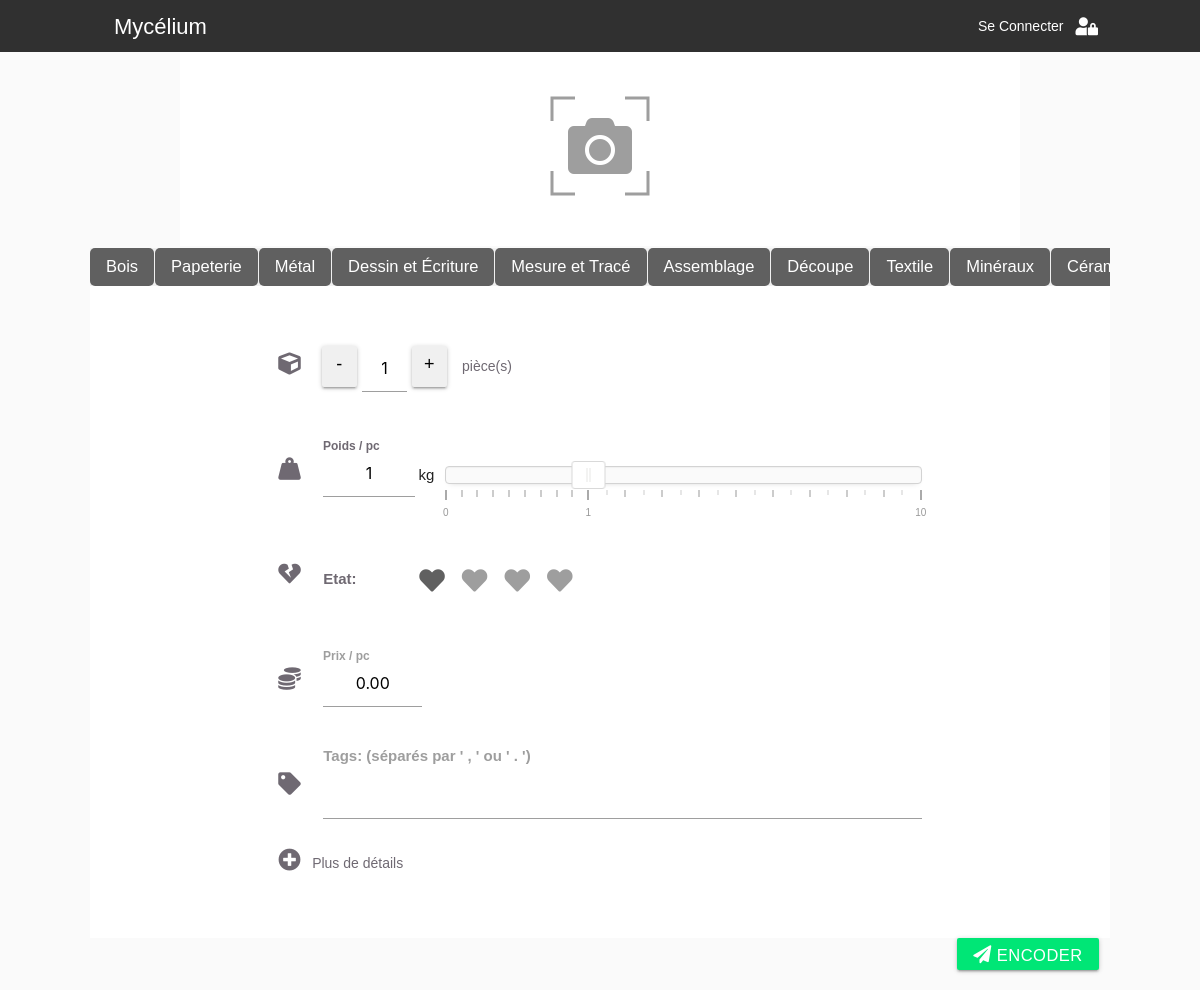
Before: /add_form.php with the older database file.
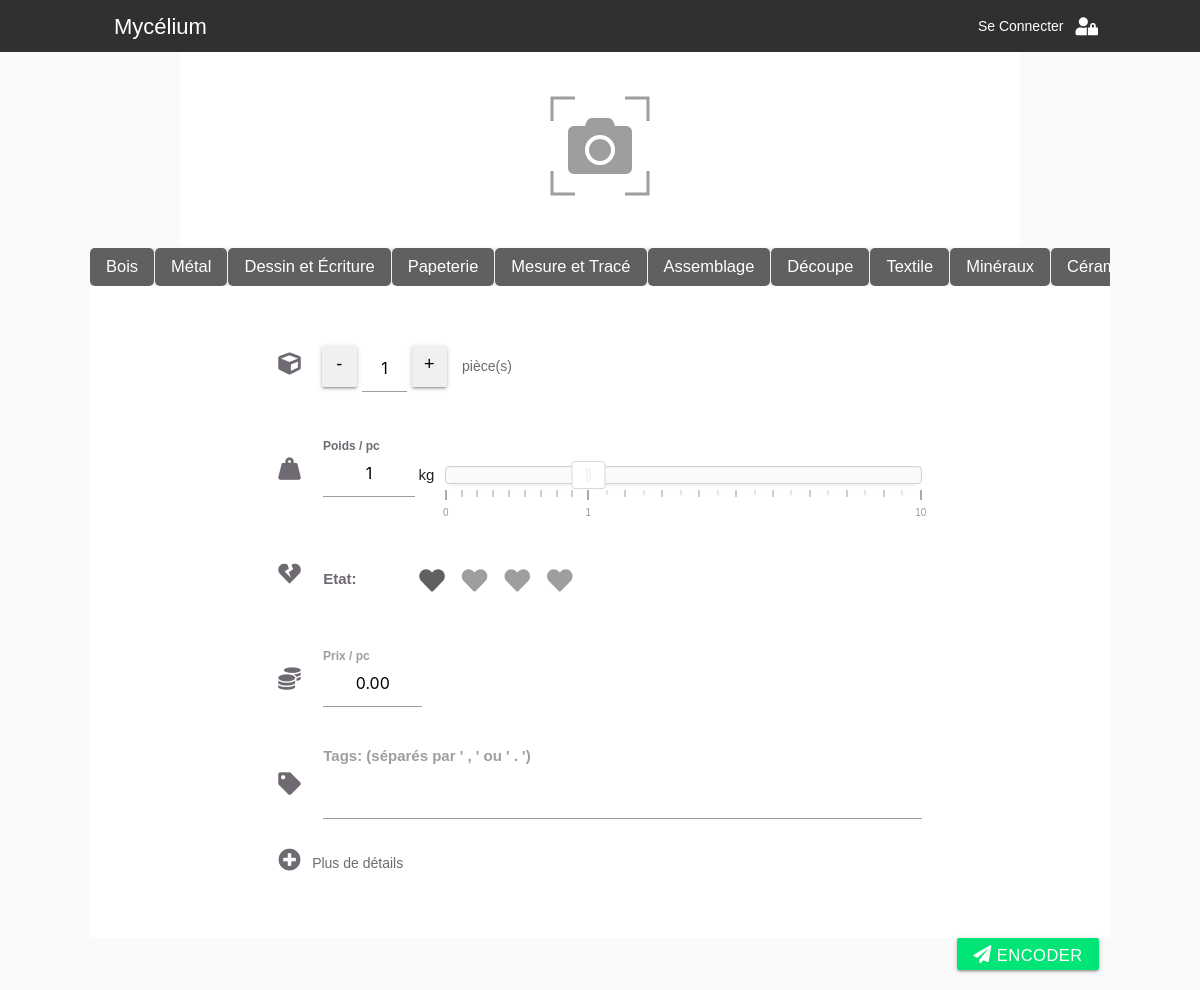
After: the same page with the newer database file.
### tables this page shows
CREATE TABLE `_global_categories` (
  `ID` int(11) NOT NULL,
  `nom` varchar(255) NOT NULL,
  `score` int(11) NOT NULL
);

### add_form.php (the view, shortened to what the changed rows need)
<!DOCTYPE html>
<html PUBLIC "-//W3C//DTD XHTML 1.0 Strict//EN" "http://www.w3.org/TR/xhtml1/DTD/xhtml1-strict.dtd">
<html xmlns="http://www.w3.org/1999/xhtml" xml:lang="fr" lang="fr">
<head>
  <link rel="stylesheet" href="css/main.css">
  <link rel="stylesheet" href="css/header.css">
  <link rel="stylesheet" href="css/add_form.css">
  <link rel="stylesheet" href="https://use.fontawesome.com/releases/v5.7.0/css/all.css">
  <link rel="stylesheet" href="nouislider/nouislider.min.css">
  <link rel="stylesheet" href="https://indestructibletype.com/fonts/Jost.css" type="text/css" charset="utf-8" />
  <link type="text/css" rel="stylesheet" href="css/materialize.css"  media="screen,projection"/>
  <link type="text/css" rel="stylesheet" href="css/tags-input.css"  media="screen,projection"/>
<?php
  include('connection_db.php');
?>
</head>
<body class="disable-dbl-tap-zoom">
<main class="space-header">
<div class="quasi-fullwidth" style="background-color:white">
<div style="" class="scrolling-wrapper">
  <?php
    $req = $bdd->prepare('  SELECT `nom`, `ID` FROM `_global_categories` ORDER BY `_global_categories`.`score` DESC
                        ');
    $req->execute();
      while ($cat = $req->fetch()) {
          echo '<a id=\'dropdown_cat'.$cat['ID'].'\' class=\'dropdown-trigger btn-flat waves-effect white-text btn-cat\' href=\'#'.$cat['ID'].'\'data-target=\'select-'.$cat['ID']."' onclick= \"update_cat(this.id,".$cat['ID'].",'".$cat['nom']."');\"".'\'>'.$cat['nom'].'</a>';
      }
        ?>
</div>
</div>
</main>
</body>
</html>

Changed rows visible on the page:
changed _global_categories "Papeterie": moves down the list
